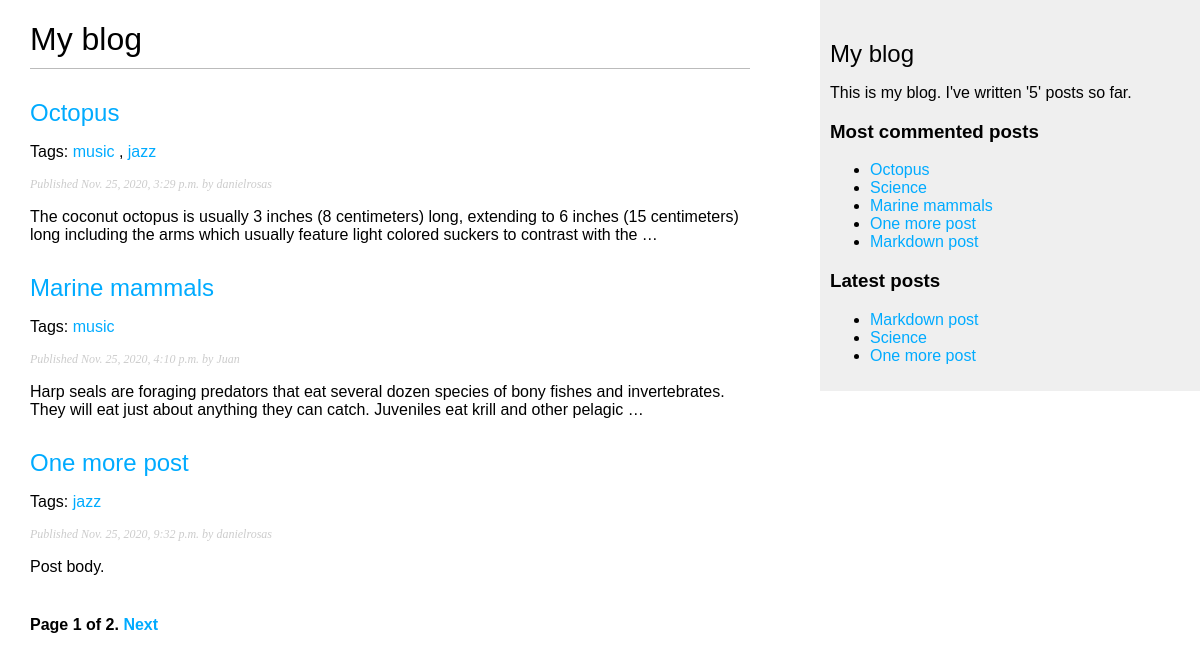
Screenshot of /blog/ with the database file from the repository.
### users_blog/models.py (models this page shows, shortened)
class Post(models.Model):
    STATUS_CHOICES = (("draft","Draft"),("published","Published"))
    title = models.CharField(max_length=200) # Field for the POST TITLE.
    slug = models.CharField(max_length=200, unique_for_date="publish") # When using "unique_for_date" Django won't allow the entry of two instances from the same model with the same "slug" and "publish" date.
    author = models.ForeignKey(User, on_delete=models.CASCADE, related_name="blog_post") # We use "ForeignKey" whenever we want to establish a
    body = models.TextField()
    publish = models.DateTimeField(default=timezone.now)
    created = models.DateTimeField(auto_now_add=True)
    updated = models.DateTimeField(auto_now=True)
    status = models.CharField(max_length=10, choices=STATUS_CHOICES, default="draft")
    def get_absolute_url(self): # We will use this method in our templates to link to specific posts.
        return reverse("users_blog:post_detail", args=[self.publish.year,self.publish.month,self.publish.day,self.slug])
    objects = models.Manager() # The default manager.
    published = PublishedManager() # Our custom manager.
    tags = TaggableManager() # This manager will allow us to add, retrieve and remove tags from Post instances/objects.

### users_blog/views.py (the view)
# urls.py: path('', views.post_list, name="post_list"), # This URLpattern doesn't take any arguments. It is directly mapped to the "post_list" view.
def post_list(request, tag_slug=None):
    object_list = Post.published.all() # We retrive all the instances created from "Post" model (every instance is retrieved with all its attributes/fields and methods), that have their "status" as "published".
    tag = None
    if tag_slug:
        tag = get_object_or_404(Tag, slug=tag_slug)
        object_list = object_list.filter(tags__in=[tag])
    paginator = Paginator(object_list,3) # 3 posts per page.
    page = request.GET.get('page') # We retrieve the current page number.
    try:
        posts = paginator.page(page) # We obtain the objects for the selected page.
    except PageNotAnInteger:
        posts = paginator.page(1) # If page is not an integer deliver, then we obtain the objects from the first page:
    return render(request, "users_blog/post/list.html", {"page":page, "posts":posts, "tag":tag}) # We pass the page number and the retrieved objects to the template.

### users_blog/models.py (called while the page is built)
        def get_queryset(self): # This method returns the QuerySet that will be executed.
            return super(PublishedManager,self).get_queryset().filter(status="published") # Here, we are overriding "get_queryset()" method.

### users_blog/templatetags/blog_tags.py (called while the page is built)
@register.simple_tag
def total_posts(): # Template tag.
    return Post.published.count()

@register.inclusion_tag("users_blog/post/latest_posts.html") # An "inclusion_tag" allow us to render a template with context variables returned
def show_latest_posts(count=5):
    latest_posts = Post.published.order_by("-publish")[:count]
    return {"latest_posts":latest_posts}

@register.simple_tag
def get_most_commented_posts(count=5):
    return Post.published.annotate(total_comments=Count("comments")).order_by("-total_comments")[:count]

@register.filter(name="markdown") # We give an alias to the filter. The alias (in this case), is "markdown"
def markdown_format(text):
    return mark_safe(markdown.markdown(text))

### users_blog/templates/users_blog/post/list.html (shortened to what this page needs)
{% extends 'users_blog/base.html' %}
{% load blog_tags %}
{% block content %}
    <h1>My blog</h1>
    {% for post in posts %}
        <h2><a href="{{ post.get_absolute_url }}" target="_blank">{{ post.title }}</a></h2>
        <p class="tags">
        Tags: {% for tag in post.tags.all %}
                <a href="{% url 'users_blog:post_list_by_tag' tag.slug %}">{{tag.name}}</a>
                {% if not forloop.last %},{% endif %}
                {% endfor %}
        </p>
        <p class="date">Published {{ post.publish }} by {{ post.author }}</p>
        {{ post.body|markdown|truncatewords_html:30 }}
    {% endfor %}
    {% include "../pagination.html" with page=posts %}
{% endblock %}

### users_blog/templates/users_blog/base.html (shortened to what this page needs)
{% load blog_tags %}
{% load static %}
<!DOCTYPE html>
<html lang="en">
<head>
    <link rel="stylesheet" href="{% static 'css/blog.css' %}">
</head>
<body>
    <div id="content">
        {% block content %}
        {% endblock %}
    </div>
    <div id="sidebar">
        <h2>My blog</h2>
        <p>This is my blog. I've written '{% total_posts %}' posts so far.</p>
        <h3>Most commented posts</h3>
        {% get_most_commented_posts as most_commented_posts %}
        <ul>
            {% for post in most_commented_posts %}
                <li>
                    <a href="{{ post.get_absolute_url }}" target="_blank">{{ post.title }}</a>
                </li>
            {% endfor %}
        </ul>
        <h3>Latest posts</h3>
        {% show_latest_posts 3 %}
    </div>
</body>
</html>

### users_blog/templates/users_blog/pagination.html (shortened to what this page needs)
<div class="pagination">
    <span class="step-links">
        <span class="current">
            Page {{ page.number }} of {{ page.paginator.num_pages }}.
        </span>
        {% if page.has_next %}
            <a href="?page={{ page.next_page_number }}">Next</a>
        {% endif %}
    </span>
</div>

### users_blog/templates/users_blog/post/latest_posts.html
<ul>
    {% for post in latest_posts %}
        <li>
            <a href="{{ post.get_absolute_ulr }}" target="_self">{{ post.title }}</a>
        </li>
    {% endfor %}
</ul>

### users_blog/static/css/blog.css (style rules this page uses)
body { margin:0; padding:0; font-family:helvetica, sans-serif; }
a { color:#00abff; text-decoration:none; }
h1 { font-weight:normal; border-bottom:1px solid #bbb; padding:0 0 10px 0; }
h2 { font-weight:normal; margin:30px 0 0; }
#content { float:left; width:60%; padding:0 0 0 30px; }
#sidebar { float:right; width:30%; padding:10px; background:#efefef; height:100%; }
p.date { color:#ccc; font-family: georgia, serif; font-size: 12px; font-style: italic; }
.pagination { margin:40px 0; font-weight:bold; }

### rows the page displays
Post: title "Octopus", publish "Nov. 25, 2020, 3:29 p.m.", author "danielrosas", body "The coconut octopus is usually 3 inches (8 centimeters) long, extending to 6 inches (15 centimeters) long including the arms which usually feature light colored suckers to contrast with the …"
Tag: name "music"
Tag: name "jazz"
Post: title "Marine mammals", publish "Nov. 25, 2020, 4:10 p.m.", author "Juan", body "Harp seals are foraging predators that eat several dozen species of bony fishes and invertebrates. They will eat just about anything they can catch. Juveniles eat krill and other pelagic …"
Post: title "One more post", publish "Nov. 25, 2020, 9:32 p.m.", author "danielrosas", body "Post body."
Post: title "Science"
Post: title "Markdown post"

### other values shown
{{ page.number }} "1"
{{ page.paginator.num_pages }} "2"
